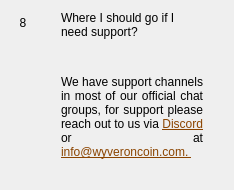
                  <widget class="QWidget" name="widgetFaq8" native="true">
                   <layout class="QHBoxLayout" name="horizontalpage_8" stretch="0,1">
                    <item alignment="Qt::AlignTop">
                     <widget class="QLabel" name="labelNumber8">
                      <property name="minimumSize">
                       <size>
                        <width>24</width>
                        <height>24</height>
                       </size>
                      </property>
                      <property name="maximumSize">
                       <size>
                        <width>16777215</width>
                        <height>24</height>
                       </size>
                      </property>
                      <property name="text">
                       <string>8</string>
                      </property>
                      <property name="alignment">
                       <set>Qt::AlignCenter</set>
                      </property>
                     </widget>
                    </item>
                    <item>
                     <layout class="QVBoxLayout" name="verticalLayoutpage_8">
                      <property name="leftMargin">
                       <number>20</number>
                      </property>
                      <property name="rightMargin">
                       <number>20</number>
                      </property>
                      <item>
                       <widget class="QLabel" name="labelSubtitle8">
                        <property name="text">
                         <string>Where I should go if I need support?</string>
                        </property>
                        <property name="wordWrap">
                         <bool>true</bool>
                        </property>
                       </widget>
                      </item>
                      <item>
                       <spacer name="verticalSpacer_80">
                        <property name="orientation">
                         <enum>Qt::Vertical</enum>
                        </property>
                        <property name="sizeType">
                         <enum>QSizePolicy::Fixed</enum>
                        </property>
                        <property name="sizeHint" stdset="0">
                         <size>
                          <width>20</width>
                          <height>30</height>
                         </size>
                        </property>
                       </spacer>
                      </item>
                      <item>
                       <widget class="QLabel" name="labelContent8">
                        <property name="text">
                         <string>
                           &lt;html&gt;&lt;head/&gt;&lt;body&gt;&lt;p align=&quot;justify&quot;&gt;
                           We have support channels in most of our official chat groups, for support please reach out to us via
                           &lt;a style='color: #8b4400' href='https://discord.gg/CXTEGX4YQ3'&gt;
                           Discord&lt;/a&gt; or at
                           &lt;a style='color: #8b4400' href='mailto://info@wyveroncoin.com'&gt;
                           info@wyveroncoin.com.
                           &lt;/p&gt;&lt;/body&gt;&lt;/html&gt;
                         </string>
                        </property>
                        <property name="alignment">
                         <set>Qt::AlignLeading|Qt::AlignLeft|Qt::AlignTop</set>
                        </property>
                        <property name="wordWrap">
                         <bool>true</bool>
                        </property>
                       </widget>
                      </item>
                      <item>
                       <spacer name="verticalSpacer_81">
                        <property name="orientation">
                         <enum>Qt::Vertical</enum>
                        </property>
                        <property name="sizeHint" stdset="0">
                         <size>
                          <width>20</width>
                          <height>20</height>
                         </size>
                        </property>
                       </spacer>
                      </item>
                     </layout>
                    </item>
                   </layout>
                  </widget>
